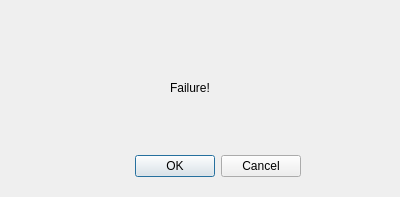
<?xml version="1.0" encoding="UTF-8"?>
<ui version="4.0">
 <class>Dialog_FailAlert</class>
 <widget class="QDialog" name="Dialog_FailAlert">
  <property name="geometry">
   <rect>
    <x>0</x>
    <y>0</y>
    <width>400</width>
    <height>197</height>
   </rect>
  </property>
  <property name="windowTitle">
   <string>Dialog</string>
  </property>
  <widget class="QDialogButtonBox" name="buttonBox">
   <property name="geometry">
    <rect>
     <x>-40</x>
     <y>150</y>
     <width>341</width>
     <height>32</height>
    </rect>
   </property>
   <property name="orientation">
    <enum>Qt::Horizontal</enum>
   </property>
   <property name="standardButtons">
    <set>QDialogButtonBox::Cancel|QDialogButtonBox::Ok</set>
   </property>
  </widget>
  <widget class="QLabel" name="label">
   <property name="geometry">
    <rect>
     <x>170</x>
     <y>80</y>
     <width>72</width>
     <height>15</height>
    </rect>
   </property>
   <property name="text">
    <string>Failure!</string>
   </property>
  </widget>
 </widget>
 <resources/>
 <connections>
  <connection>
   <sender>buttonBox</sender>
   <signal>accepted()</signal>
   <receiver>Dialog_FailAlert</receiver>
   <slot>accept()</slot>
   <hints>
    <hint type="sourcelabel">
     <x>248</x>
     <y>254</y>
    </hint>
    <hint type="destinationlabel">
     <x>157</x>
     <y>274</y>
    </hint>
   </hints>
  </connection>
  <connection>
   <sender>buttonBox</sender>
   <signal>rejected()</signal>
   <receiver>Dialog_FailAlert</receiver>
   <slot>reject()</slot>
   <hints>
    <hint type="sourcelabel">
     <x>316</x>
     <y>260</y>
    </hint>
    <hint type="destinationlabel">
     <x>286</x>
     <y>274</y>
    </hint>
   </hints>
  </connection>
 </connections>
</ui>
